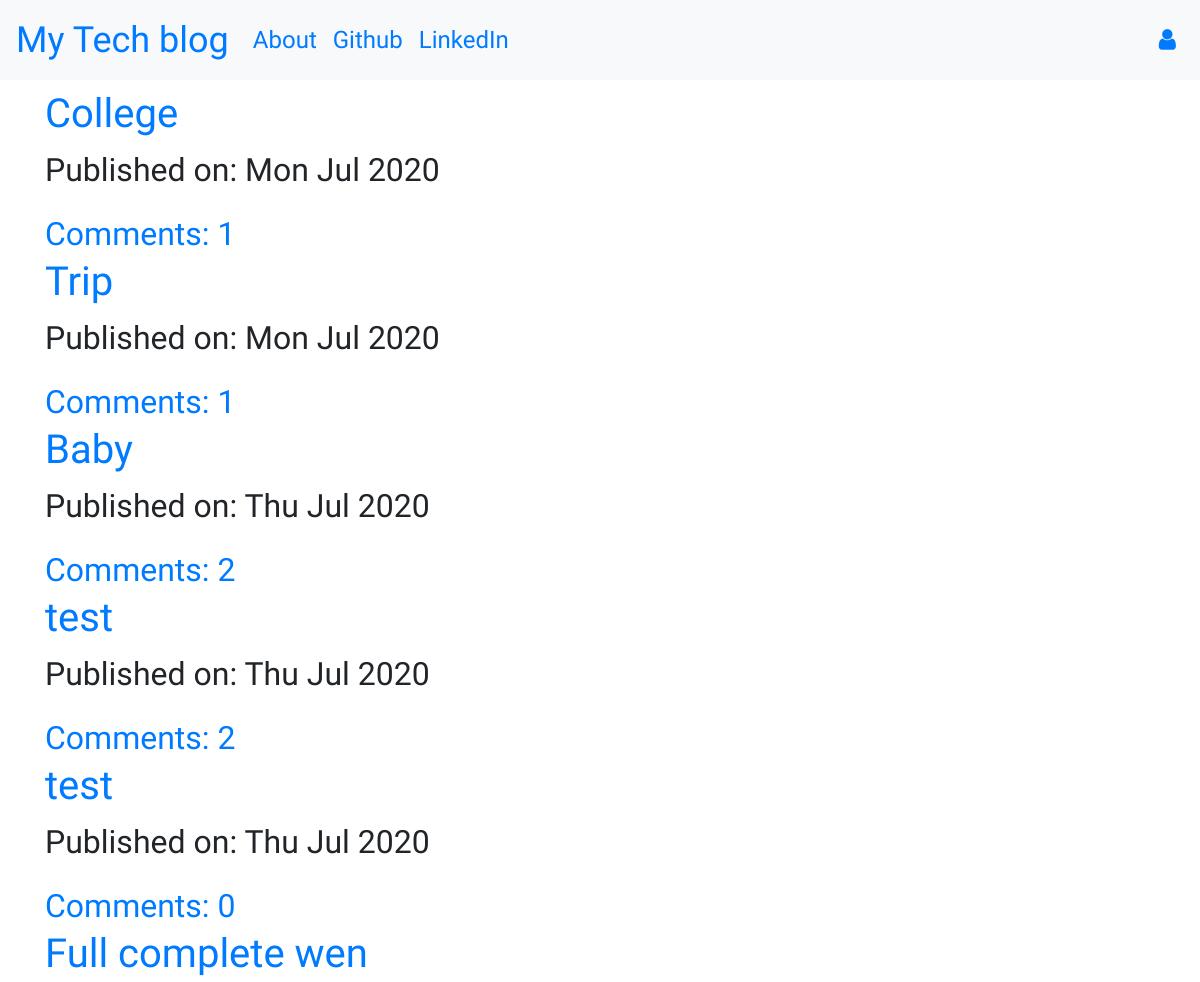
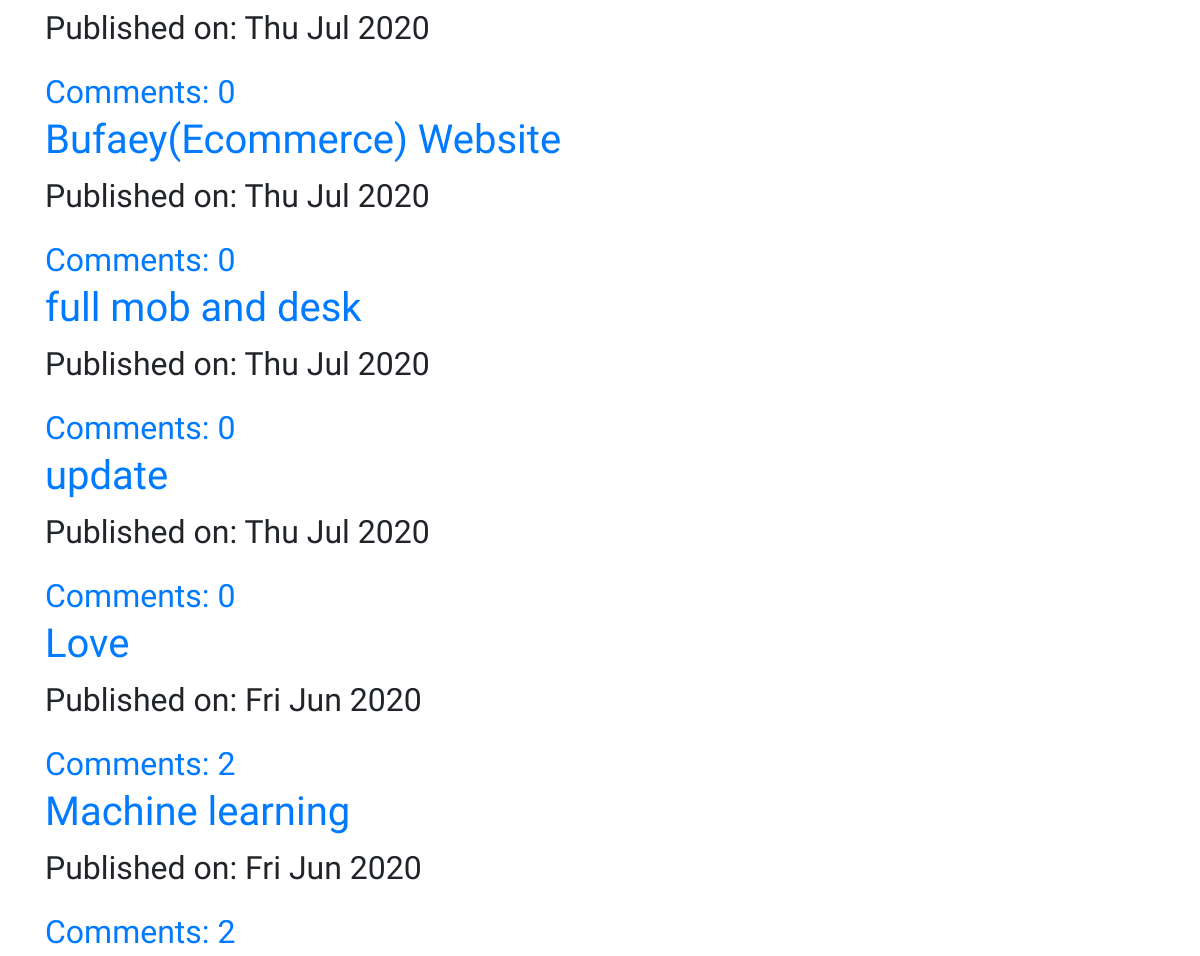
The page / on the database its author committed (2 pictures, top to bottom).
### blog/models.py (models this page shows, shortened)
class Post(models.Model):
    author = models.ForeignKey('auth.User',on_delete=models.CASCADE)
    title = models.CharField(max_length=256)
    text = models.TextField()
    create_date = models.DateTimeField(default=timezone.now)
    published_date = models.DateTimeField(blank=True, null=True)
    hotel_Main_Img = models.ImageField(upload_to='images/',blank=True)
    def approve_comments(self):
        return self.comments.filter(approved_comments = True)

### blog/views.py (the view)
# urls.py: path('',views.PostListView.as_view(),name='post_list'),
class PostListView(ListView):
    model = Post
    def get_queryset(self):
        return Post.objects.filter(published_date__lte = timezone.now()).order_by('-published_date')

### blog/templates/blog/post_list.html
{% extends 'blog/base.html' %}
{% block content %}
 <div class = 'centerstage'>
  {% for post in post_list %}
   <div class = 'post'>
    <h1><a href='{% url 'post_detail' pk=post.pk %}'>{{post.title}}</a></h1>
    <p>Published on: {{post.published_date|date:"D M Y"}}</p>
    <a href="{% url 'post_detail' pk=post.pk %}" >Comments: {{post.approve_comments.count}}</a>
    </div>
  {% endfor %}
</div>
{% endblock  %}

### blog/templates/blog/base.html (shortened to what this page needs)
<!DOCTYPE html>
{% load static %}
<html lang="en" dir="ltr">
  <head>
    <link rel="stylesheet" href="https://stackpath.bootstrapcdn.com/bootstrap/4.5.0/css/bootstrap.min.css">
    <link href="https://stackpath.bootstrapcdn.com/font-awesome/4.7.0/css/font-awesome.min.css" rel="stylesheet">
    <link rel="stylesheet" href="//cdn.jsdelivr.net/npm/medium-editor@latest/dist/css/medium-editor.min.css" type="text/css" media="screen" charset="utf-8">
    <link rel="stylesheet" href="{% static 'css/blog.css' %}">
  </head>
  <body class='loader'>
    <nav class="navbar navbar-expand-lg bg-light techfont">
        <div class="navbar-nav align-items-center">
          <a class="navbar-brand bigbrand" href="{% url 'post_list' %}">My Tech blog</a>
          <a class="nav-item nav-link" href="{% url 'about' %}">About</a>
          <a class="nav-item nav-link" href="https://www.github.com">Github</a>
          <a class="nav-item nav-link" href="https://www.linkedin.com">LinkedIn</a>
        </div>
        <div class="navbar-nav align-items-center ml-auto">
          {% if user.is_authenticated %}
            <a class="nav-item nav-link" href="{% url 'post_new' %}">New Post</a>
            <a class="nav-item nav-link" href="{% url 'post_draft_list' %}">Drafts</a>
            <a class="nav-item nav-link" href="{% url 'logout' %}">Log out</a>
            <a >Welcome: {{ user.username }}</a>
          {% else %}
            <a class="nav-item nav-link loader" href="{% url 'login' %}" aria-label="Login">
              <span class="fa fa-user" aria-hidden="true"></span></a>
          {% endif %}
        </div>
    </nav>
          <div class="content container">
              <div class="row">
                  <div class="col-md-8">
                    <div class="blog_posts">
                      {% block content %}
                      {% endblock %}
                    </div>
                  </div>
              </div>
          </div>
  </body>
</html>

### blog/static/css/blog.css (style rules this page uses)
.loader { filter:hue-rotate(0deg); color:linear-gradient(45deg,#0f8,#08f); animation:hue 10000ms infinite linear; }
.techfont { font-family: 'Faster One',sans-serif; font-size: 1.5em; margin-bottom: 10px; }
.bigbrand { font-size: 1.5em; }
.centerstage { margin-left: auto; margin-right: auto; font-family: 'Montez'; font-size: 2em; }

### rows shown on the page
Post: title "College", published_date "Mon Jul 2020", approve_comments.count "1"
Post: title "Trip", published_date "Mon Jul 2020", approve_comments.count "1"
Post: title "Baby", published_date "Thu Jul 2020", approve_comments.count "2"
Post: title "test", published_date "Thu Jul 2020", approve_comments.count "2"
Post: title "test", published_date "Thu Jul 2020", approve_comments.count "0"
Post: title "Full complete wen", published_date "Thu Jul 2020", approve_comments.count "0"
Post: title "Bufaey(Ecommerce) Website", published_date "Thu Jul 2020", approve_comments.count "0"
Post: title "full mob and desk", published_date "Thu Jul 2020", approve_comments.count "0"
Post: title "update", published_date "Thu Jul 2020", approve_comments.count "0"
Post: title "Love", published_date "Fri Jun 2020", approve_comments.count "2"
Post: title "Machine learning", published_date "Fri Jun 2020", approve_comments.count "2"
